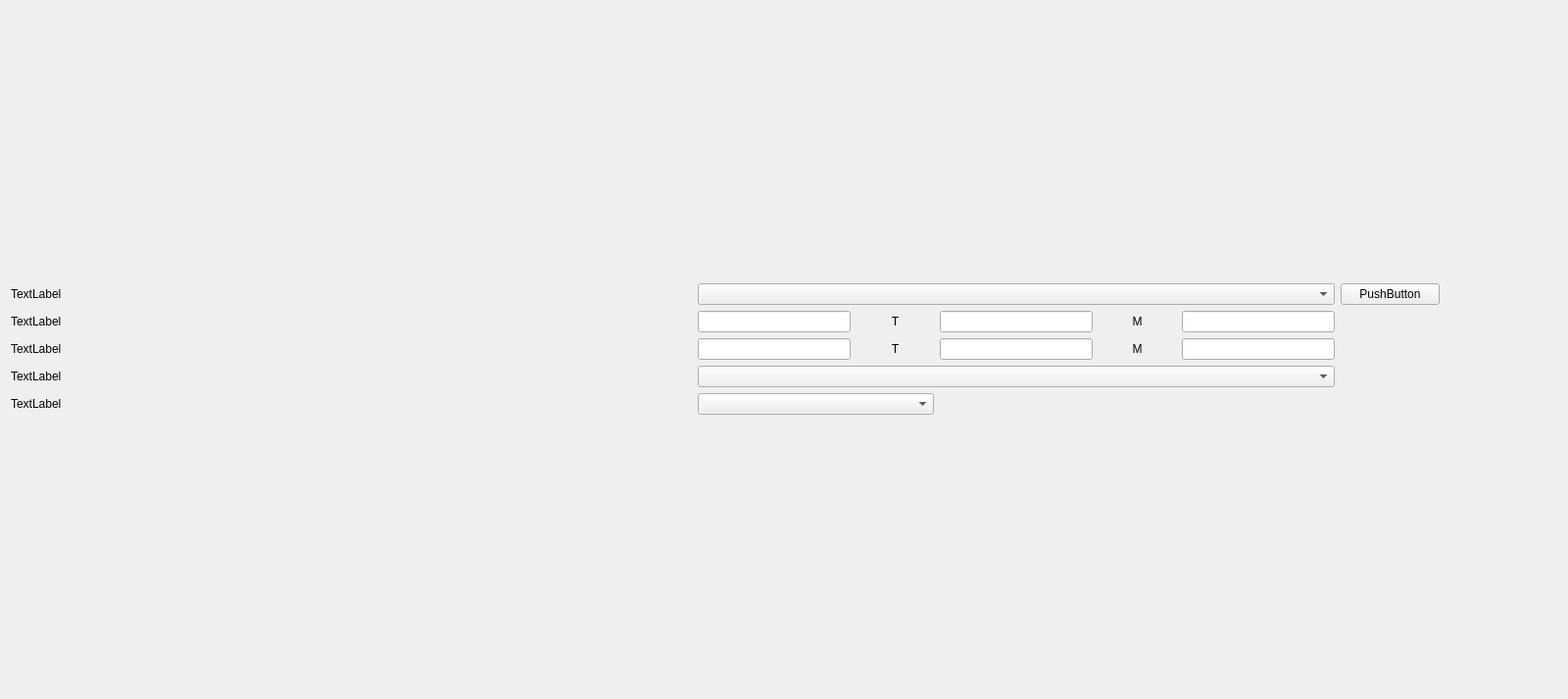
<?xml version="1.0" encoding="UTF-8"?>
<ui version="4.0">
 <class>Setting1Widget</class>
 <widget class="QWidget" name="Setting1Widget">
  <property name="geometry">
   <rect>
    <x>0</x>
    <y>0</y>
    <width>1600</width>
    <height>713</height>
   </rect>
  </property>
  <property name="windowTitle">
   <string>Form</string>
  </property>
  <layout class="QGridLayout" name="gridLayout_2">
   <item row="0" column="0">
    <layout class="QGridLayout" name="gridLayout" columnstretch="346,78,39,78,39,78,50,60">
     <item row="2" column="5">
      <widget class="CustomLineEdit" name="captureSpeedLimit3LineEdit"/>
     </item>
     <item row="2" column="4">
      <widget class="CustomLabel" name="label_8">
       <property name="text">
        <string>M</string>
       </property>
       <property name="alignment">
        <set>Qt::AlignCenter</set>
       </property>
      </widget>
     </item>
     <item row="1" column="3">
      <widget class="CustomLineEdit" name="speedLimit2LineEdit"/>
     </item>
     <item row="3" column="1" colspan="5">
      <widget class="CustomComboBox" name="enforcementModeComboBox"/>
     </item>
     <item row="0" column="1" colspan="5">
      <widget class="CustomComboBox" name="locationComboBox"/>
     </item>
     <item row="0" column="6">
      <widget class="CustomPushButton" name="locationPushButton">
       <property name="text">
        <string>PushButton</string>
       </property>
      </widget>
     </item>
     <item row="2" column="1">
      <widget class="CustomLineEdit" name="captureSpeedLimit1LineEdit"/>
     </item>
     <item row="1" column="2">
      <widget class="CustomLabel" name="label_6">
       <property name="text">
        <string>T</string>
       </property>
       <property name="alignment">
        <set>Qt::AlignCenter</set>
       </property>
      </widget>
     </item>
     <item row="0" column="0">
      <widget class="CustomLabel" name="locationLabel">
       <property name="text">
        <string>TextLabel</string>
       </property>
      </widget>
     </item>
     <item row="1" column="4">
      <widget class="CustomLabel" name="label_7">
       <property name="text">
        <string>M</string>
       </property>
       <property name="alignment">
        <set>Qt::AlignCenter</set>
       </property>
      </widget>
     </item>
     <item row="1" column="1">
      <widget class="CustomLineEdit" name="speedLimit1LineEdit"/>
     </item>
     <item row="1" column="5">
      <widget class="CustomLineEdit" name="speedLimit3LineEdit"/>
     </item>
     <item row="3" column="0">
      <widget class="CustomLabel" name="enforcementModeLabel">
       <property name="text">
        <string>TextLabel</string>
       </property>
      </widget>
     </item>
     <item row="4" column="1" colspan="2">
      <widget class="CustomComboBox" name="speedModeComboBox"/>
     </item>
     <item row="2" column="0">
      <widget class="CustomLabel" name="captureSpeedLimitLabel">
       <property name="text">
        <string>TextLabel</string>
       </property>
      </widget>
     </item>
     <item row="2" column="2">
      <widget class="CustomLabel" name="label_9">
       <property name="text">
        <string>T</string>
       </property>
       <property name="alignment">
        <set>Qt::AlignCenter</set>
       </property>
      </widget>
     </item>
     <item row="2" column="3">
      <widget class="CustomLineEdit" name="captureSpeedLimit2LineEdit"/>
     </item>
     <item row="4" column="0">
      <widget class="CustomLabel" name="speedModeLabel">
       <property name="text">
        <string>TextLabel</string>
       </property>
      </widget>
     </item>
     <item row="1" column="0">
      <widget class="CustomLabel" name="speedLimitLabel">
       <property name="text">
        <string>TextLabel</string>
       </property>
      </widget>
     </item>
     <item row="0" column="7">
      <spacer name="horizontalSpacer">
       <property name="orientation">
        <enum>Qt::Horizontal</enum>
       </property>
       <property name="sizeHint" stdset="0">
        <size>
         <width>40</width>
         <height>20</height>
        </size>
       </property>
      </spacer>
     </item>
    </layout>
   </item>
  </layout>
 </widget>
 <customwidgets>
  <customwidget>
   <class>CustomPushButton</class>
   <extends>QPushButton</extends>
   <header>CustomPushButton.h</header>
  </customwidget>
  <customwidget>
   <class>CustomLabel</class>
   <extends>QLabel</extends>
   <header>CustomLabel.h</header>
  </customwidget>
  <customwidget>
   <class>CustomComboBox</class>
   <extends>QComboBox</extends>
   <header>CustomComboBox.h</header>
  </customwidget>
  <customwidget>
   <class>CustomLineEdit</class>
   <extends>QLineEdit</extends>
   <header>CustomLineEdit.h</header>
  </customwidget>
 </customwidgets>
 <resources/>
 <connections/>
</ui>
